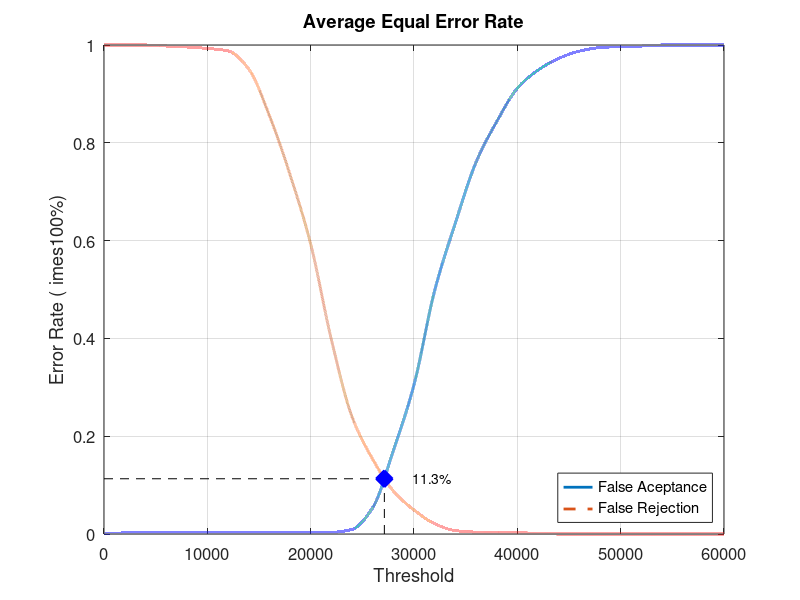
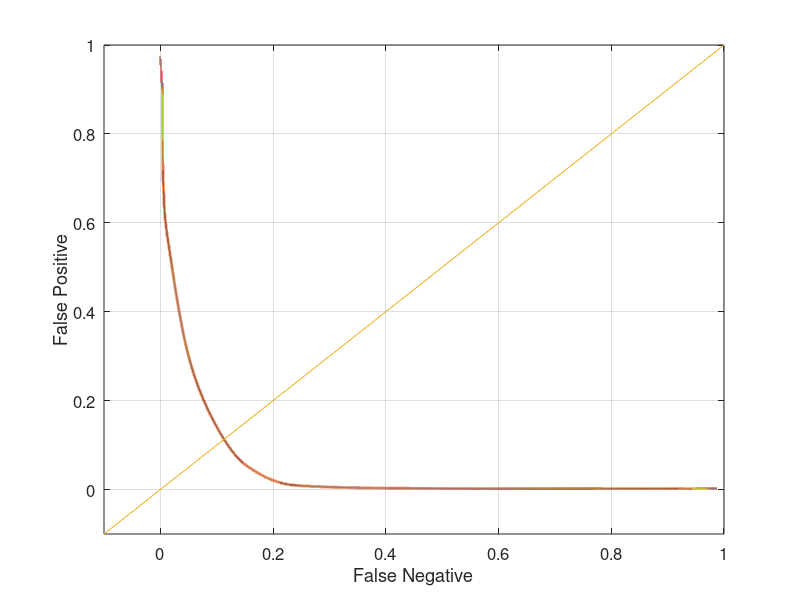

Source code (MATLAB) for these figures, in order:
close all;
clear;
clc;
x = 0:2000:60000;
xq = 0:0.5:60000;

y0 = [0 0.00210526 0.00210526 0.00210526 0.00210526 0.00210526 0.00210526 0.00210526 0.00210526 0.00210526 0.00210526 0.0031579 0.00947368 0.0536842 0.170526 0.305263 0.497895 0.63579 0.76 0.843158 0.911579 0.948421 0.972632 0.987368 0.994737 0.996842 0.997895 1 1 1 1]
yy0 = interp1(x, y0, xq, 'pchip');
y1 = [1 1 1 0.998 0.996 0.993 0.988 0.951 0.856 0.735 0.593 0.398 0.24 0.153 0.088 0.049 0.021 0.007 0.004 0.004 0.003 0.001 0 0 0 0 0 0 0 0 0]
yy1 = interp1(x, y1, xq, 'pchip');

% Calculating EER: 
y2 = abs(y0 - y1);
find(y2 == min(y2))
yy2 = abs(yy0 - yy1);
xEER = find(yy2 == min(yy2));
xEERIndex = xq(xEER) % X-axis EER
yEER = yy0(xEER) % Y-axis EER

main = figure
plot(xq, yy0,'-','LineWidth', 2);	hold on
plot(xq, yy1,'--','LineWidth', 2);	hold on
plot([xEERIndex xEERIndex], [0 yEER], 'k--');	hold on
plot([0 xEERIndex], [yEER yEER], 'k--');	hold on
plot(xEERIndex, yEER, 'bx', 'LineWidth', 10);	hold on
text(xEERIndex + 10 * xEERIndex / 100, yEER, [num2str(round((10000 * yEER)) / 100) '%'])
legend('False Aceptance', 'False Rejection', 'Location', 'SouthEast')
xlabel('Threshold')
ylabel('Error Rate (	imes100%)')
title('Average Equal Error Rate')
set(gca, 'FontSize', 12)
axis([0 60000 0 1])
grid on

print(main, 'Database3AverageMain', '-dpng');
FNRxFPR = figure('Color', [1 1 1]);
plot(yy1, yy0, '-', yy1, yy0, 'LineWidth', 2);
hold on
y = -0.1:0.1:1
plot(y, y); 
set(gca, 'FontSize', 12)
xlabel('False Negative')
ylabel('False Positive')
axis([-0.1 1 -0.1 1])
set(gca, 'FontSize', 12)
grid on

print(FNRxFPR, 'Database3AverageFNRxFPR','-dpng');
